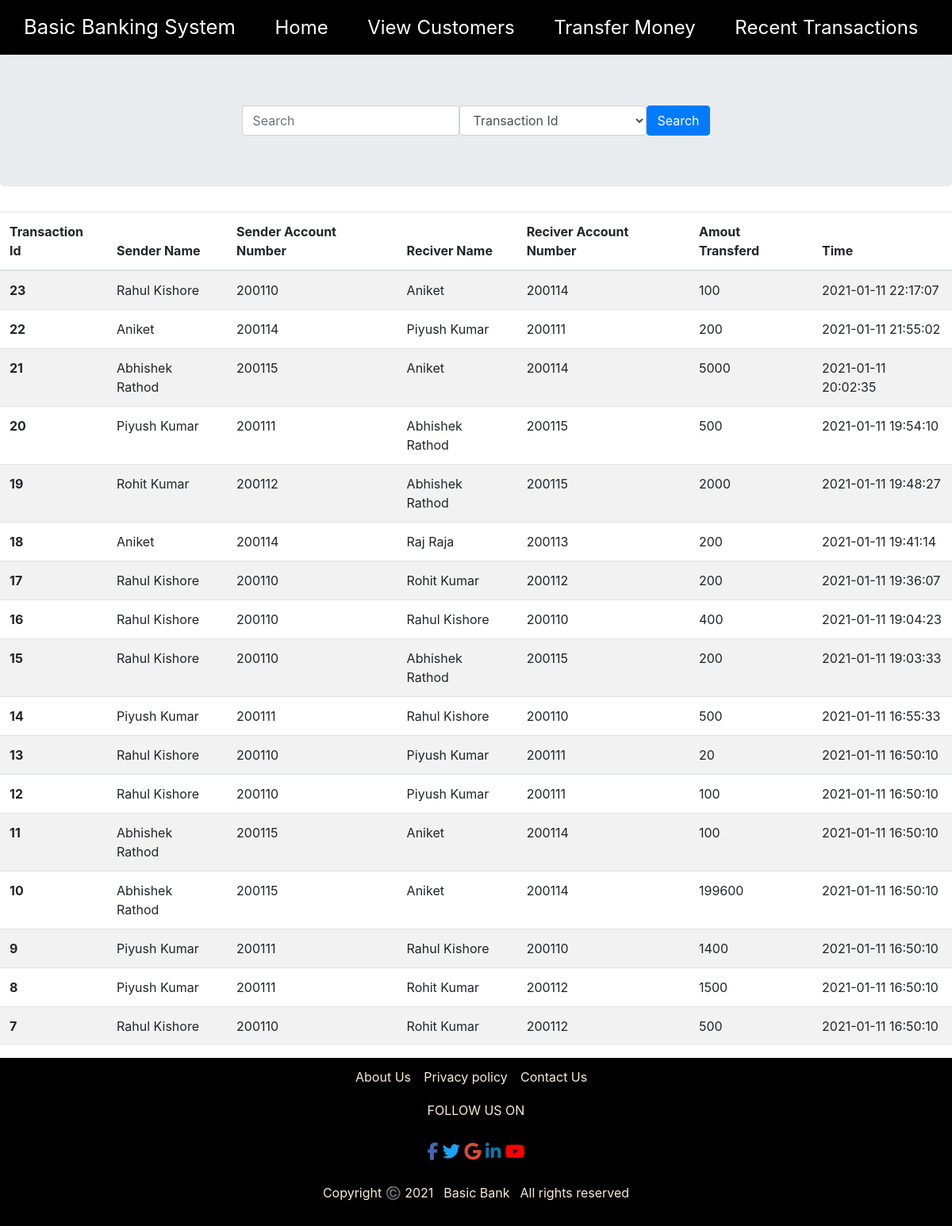
The page /recent.php on the database its author committed.
### tables this page shows
CREATE TABLE `transfer` (
  `TransId` int(25) NOT NULL,
  `fname` varchar(35) NOT NULL,
  `fan` int(25) NOT NULL,
  `lname` varchar(35) NOT NULL,
  `lan` int(25) NOT NULL,
  `amount` int(20) NOT NULL,
  `Date` datetime NOT NULL DEFAULT current_timestamp()
);

### recent.php (the view, shortened to what this page needs)
<?php
  require_once "pdo.php";
?>
<!DOCTYPE html>
<html>
<head>
	<?php require_once "head.php"; ?>
</head>
<body>
<body>
 <nav style="background-color:black;">
        <div class= "row">
            <ul class="main-nav">
                <li class="nam">Basic Banking System</li>
                <li><a href="index.php">Home</a></li>
                <li><a href="showuser.php">View Customers</a></li>
                <li><a href="transfer.php">Transfer Money</a></li>
                <li><a href="recent.php">Recent Transactions</a></li>
              </ul>
              </div>
      </nav>
      <div class="jumbotron">
        <form method="post" class="form-inline d-flex justify-content-center md-form form-sm mt-0">
                  <input type="text" name="search" placeholder="Search" class="form-control" >
                  <select  id = "se"name="se" value = "se" class="form-control">
                    <option value="TransId" >Transaction Id</option>
                  </select>
                  <input type="submit" class="btn btn-primary" value="Search" name="submit"></i>
        </form>
  </div>
<?php
    $sql = "SELECT * FROM transfer ORDER BY Date DESC";
    $stmt = $pdo->query($sql);
        echo('<table class="table table-striped">
                <thead>
                    <tr>
                        <th scope="col">Transaction Id</th>
                        <th scope="col">Sender Name</th>
                        <th scope="col">Sender Account Number</th>
                        <th scope="col">Reciver Name</th>
                        <th scope="col">Reciver Account Number</th>
                        <th scope="col">Amout Transferd</th>
                        <th scope="col">Time</th>
                    </tr>
                </thead><tbody>');
    while($row = $stmt->fetch(PDO::FETCH_ASSOC)) {
        echo('<tr>
                <th scope="row">');
        echo(htmlentities($row['TransId']));
        echo('</th><td>');
        echo(htmlentities($row['fname']));
        echo('</td><td>');
        echo(htmlentities($row['fan']));
        echo('</td><td>');
        echo(htmlentities($row['lname']));
        echo('</td><td>');
        echo(htmlentities($row['lan']));
        echo('</td><td>');
        echo(htmlentities($row['amount']));
        echo('</td><td>');
        echo(htmlentities($row['Date']));
        echo('</td></tr>');
    }
    echo('</tbody><table>');
  ?>
	<?php require_once "tail.php" ?>
</body>
</html>

### head.php (shortened to what this page needs)
<link rel="stylesheet" href="https://maxcdn.bootstrapcdn.com/bootstrap/4.0.0/css/bootstrap.min.css">
<link rel="stylesheet" href="https://cdnjs.cloudflare.com/ajax/libs/bootstrap-social/4.0.2/bootstrap-social.min.css" />
<link rel="stylesheet" type="text/css" href="css/styles.css">

### tail.php (shortened to what this page needs)
<footer class="footer">
    <div class="f1">
          <a href="#"class="">About Us</a>
          <a href="#"class="">Privacy policy</a>
          <a href="#"class="">Contact Us</a>
    </div>
    <div class="f2">
        FOLLOW US ON
    </div>
    <div class=" f3">
        <a herf = "https://www.facebook.com/" target="_blank"><i class="fa fa-facebook" aria-hidden="true" style="color: #4267B2"></i></a>
        <a herf= "https://twitter.com/?lang=en" target="_blank"
        ><i class="fa fa-twitter" aria-hidden="true" style ="color: #1DA1F2"></i></a>
        <a herf="https://www.google.com/"> <i class="fa fa-google" aria-hidden="true" style="color: #db4a39"></i></a>
        <a herf="https://www.linkedin.com/feed/"target="_blank"><i class="fa fa-linkedin" aria-hidden="true" style="color:#0e76a8"></i></a>
        <a herf ="https://www.youtube.com/" target="_blank"><i class="fa fa-youtube" aria-hidden="true" style="color: 	#FF0000"></i></a>
    </div>
    <div class="f2">
        Copyright ©️ 2021
        <span  class="suven" style="margin: 0 0.75% 0">Basic Bank
        </span>
        <span>All rights reserved </span>
    </div>
</footer>

### css/styles.css (style rules this page uses)
* { margin:0; padding:0; }
.nam { color:white; font-weight: 400; font-size: 160%; }
.main-nav { margin-top: 15px; float: right; list-style: none; }
.main-nav li { display: inline-block; margin-left: 45px; }
.main-nav li a { color: white; text-decoration: none; font-size: 150%; border-bottom: 2px solid transparent; transition: border-bottom 0.2s; }

### tail.php (style rules this page uses)
.footer { width:100%; background-color: black; background-size: cover; padding: 1%; width: 100%; }
.f1 { text-align: center; }
.f1 a { text-decoration: none; color:antiquewhite; margin-right: 1%; }
.f2 { text-align: center; color: antiquewhite; margin: 1%; padding: 0.5% }
.f3 { margin: 1%; text-align: center; font-size: 22px; font-weight: 600; border-radius: 50%; padding: 0.5%; }
.f3 a { cursor: pointer; }

### rows shown on the page
transfer: TransId "23", fname "Rahul Kishore", fan "200110", lname "Aniket", lan "200114", amount "100", Date "2021-01-11 22:17:07"
transfer: TransId "22", fname "Aniket", fan "200114", lname "Piyush Kumar", lan "200111", amount "200", Date "2021-01-11 21:55:02"
transfer: TransId "21", fname "Abhishek Rathod", fan "200115", lname "Aniket", lan "200114", amount "5000", Date "2021-01-11 20:02:35"
transfer: TransId "20", fname "Piyush Kumar", fan "200111", lname "Abhishek Rathod", lan "200115", amount "500", Date "2021-01-11 19:54:10"
transfer: TransId "19", fname "Rohit Kumar", fan "200112", lname "Abhishek Rathod", lan "200115", amount "2000", Date "2021-01-11 19:48:27"
transfer: TransId "18", fname "Aniket", fan "200114", lname "Raj Raja", lan "200113", amount "200", Date "2021-01-11 19:41:14"
transfer: TransId "17", fname "Rahul Kishore", fan "200110", lname "Rohit Kumar", lan "200112", amount "200", Date "2021-01-11 19:36:07"
transfer: TransId "16", fname "Rahul Kishore", fan "200110", lname "Rahul Kishore", lan "200110", amount "400", Date "2021-01-11 19:04:23"
transfer: TransId "15", fname "Rahul Kishore", fan "200110", lname "Abhishek Rathod", lan "200115", amount "200", Date "2021-01-11 19:03:33"
transfer: TransId "14", fname "Piyush Kumar", fan "200111", lname "Rahul Kishore", lan "200110", amount "500", Date "2021-01-11 16:55:33"
transfer: TransId "13", fname "Rahul Kishore", fan "200110", lname "Piyush Kumar", lan "200111", amount "20", Date "2021-01-11 16:50:10"
transfer: TransId "12", fname "Rahul Kishore", fan "200110", lname "Piyush Kumar", lan "200111", amount "100", Date "2021-01-11 16:50:10"
transfer: TransId "11", fname "Abhishek Rathod", fan "200115", lname "Aniket", lan "200114", amount "100", Date "2021-01-11 16:50:10"
transfer: TransId "10", fname "Abhishek Rathod", fan "200115", lname "Aniket", lan "200114", amount "199600", Date "2021-01-11 16:50:10"
transfer: TransId "9", fname "Piyush Kumar", fan "200111", lname "Rahul Kishore", lan "200110", amount "1400", Date "2021-01-11 16:50:10"
transfer: TransId "8", fname "Piyush Kumar", fan "200111", lname "Rohit Kumar", lan "200112", amount "1500", Date "2021-01-11 16:50:10"
transfer: TransId "7", fname "Rahul Kishore", fan "200110", lname "Rohit Kumar", lan "200112", amount "500", Date "2021-01-11 16:50:10"
